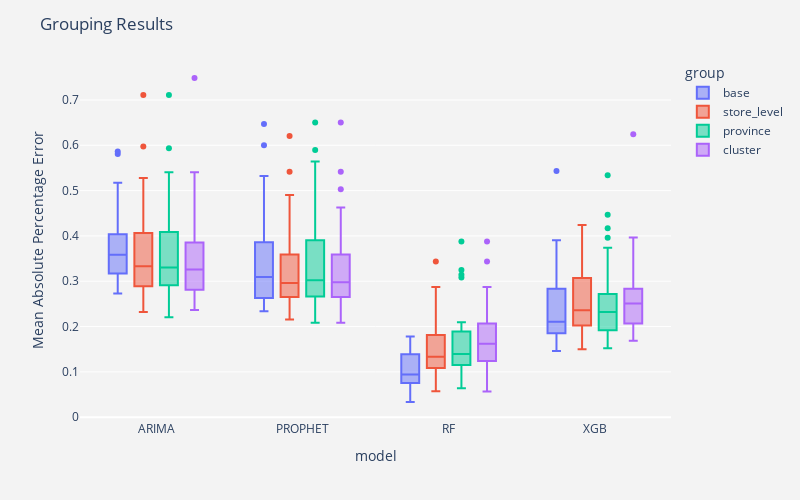

This figure's notebook cell:
### Code cell
fig = px.box(df, x="model", y="mape", color="group")
fig.update_traces(quartilemethod="exclusive") # or "inclusive", or "linear" by default
title_text = 'Grouping Results'
fig.update_traces(
    mode='lines+markers',
    opacity=0.8, 
    selector=dict(type='scatter'),
    ) 
fig.update_yaxes(title_text='Mean Absolute Percentage Error')
fig.update_layout(
    height=500, width=800,
    title_text=title_text,
    paper_bgcolor='rgb(243, 243, 243)',
    plot_bgcolor='rgb(243, 243, 243)',
    )
fig.show()

#fig.write_image(file="results/f8/plots/"+title_text+".png")

### Figure 1 — Plotly figure (JSON) as saved in the notebook; plotly's stock layout.template omitted (floating-point values rounded to 4 significant figures; data arrays with more than 128 entries replaced by an {"elided": "..."} marker saying what was removed)
{"data": [{"alignmentgroup": "True", "hovertemplate": "group=base<br>model=%{x}<br>mape=%{y}<extra></extra>", "legendgroup": "base", "marker": {"color": "#636efa"}, "name": "base", "notched": false, "offsetgroup": "base", "orientation": "v", "quartilemethod": "exclusive", "showlegend": true, "type": "box", "x": {"elided": "152 str values"}, "x0": " ", "xaxis": "x", "y": {"elided": "152 float values"}, "y0": " ", "yaxis": "y"}, {"alignmentgroup": "True", "hovertemplate": "group=store_level<br>model=%{x}<br>mape=%{y}<extra></extra>", "legendgroup": "store_level", "marker": {"color": "#EF553B"}, "name": "store_level", "notched": false, "offsetgroup": "store_level", "orientation": "v", "quartilemethod": "exclusive", "showlegend": true, "type": "box", "x": {"elided": "152 str values"}, "x0": " ", "xaxis": "x", "y": {"elided": "152 float values"}, "y0": " ", "yaxis": "y"}, {"alignmentgroup": "True", "hovertemplate": "group=province<br>model=%{x}<br>mape=%{y}<extra></extra>", "legendgroup": "province", "marker": {"color": "#00cc96"}, "name": "province", "notched": false, "offsetgroup": "province", "orientation": "v", "quartilemethod": "exclusive", "showlegend": true, "type": "box", "x": {"elided": "152 str values"}, "x0": " ", "xaxis": "x", "y": {"elided": "152 float values"}, "y0": " ", "yaxis": "y"}, {"alignmentgroup": "True", "hovertemplate": "group=cluster<br>model=%{x}<br>mape=%{y}<extra></extra>", "legendgroup": "cluster", "marker": {"color": "#ab63fa"}, "name": "cluster", "notched": false, "offsetgroup": "cluster", "orientation": "v", "quartilemethod": "exclusive", "showlegend": true, "type": "box", "x": {"elided": "152 str values"}, "x0": " ", "xaxis": "x", "y": {"elided": "152 float values"}, "y0": " ", "yaxis": "y"}], "layout": {"boxmode": "group", "height": 500, "legend": {"title": {"text": "group"}, "tracegroupgap": 0}, "margin": {"t": 60}, "paper_bgcolor": "rgb(243, 243, 243)", "plot_bgcolor": "rgb(243, 243, 243)", "title": {"text": "Grouping Results"}, "width": 800, "xaxis": {"anchor": "y", "domain": [0, 1], "title": {"text": "model"}}, "yaxis": {"anchor": "x", "domain": [0, 1], "title": {"text": "Mean Absolute Percentage Error"}}}}
